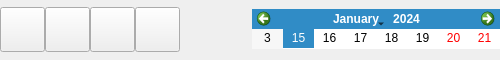
<?xml version="1.0" encoding="UTF-8"?>
<ui version="4.0">
 <class>VSCPlayControl</class>
 <widget class="QWidget" name="VSCPlayControl">
  <property name="geometry">
   <rect>
    <x>0</x>
    <y>0</y>
    <width>500</width>
    <height>60</height>
   </rect>
  </property>
  <property name="maximumSize">
   <size>
    <width>500</width>
    <height>60</height>
   </size>
  </property>
  <property name="windowTitle">
   <string>VSC</string>
  </property>
  <property name="windowIcon">
   <iconset resource="vscmainwindows.qrc">
    <normaloff>:/logo/resources/vscsmall.jpg</normaloff>:/logo/resources/vscsmall.jpg</iconset>
  </property>
  <layout class="QGridLayout" name="gridLayout">
   <property name="leftMargin">
    <number>0</number>
   </property>
   <property name="topMargin">
    <number>0</number>
   </property>
   <property name="rightMargin">
    <number>0</number>
   </property>
   <property name="bottomMargin">
    <number>0</number>
   </property>
   <property name="spacing">
    <number>0</number>
   </property>
   <item row="0" column="0">
    <layout class="QHBoxLayout" name="horizontalLayout">
     <item>
      <widget class="QPushButton" name="pushButton">
       <property name="minimumSize">
        <size>
         <width>45</width>
         <height>45</height>
        </size>
       </property>
       <property name="maximumSize">
        <size>
         <width>45</width>
         <height>45</height>
        </size>
       </property>
       <property name="text">
        <string/>
       </property>
       <property name="icon">
        <iconset resource="vscmainwindows.qrc">
         <normaloff>:/view/resources/media-playback.png</normaloff>:/view/resources/media-playback.png</iconset>
       </property>
       <property name="iconSize">
        <size>
         <width>45</width>
         <height>45</height>
        </size>
       </property>
      </widget>
     </item>
     <item>
      <widget class="QPushButton" name="pushButton_2">
       <property name="minimumSize">
        <size>
         <width>45</width>
         <height>45</height>
        </size>
       </property>
       <property name="maximumSize">
        <size>
         <width>45</width>
         <height>45</height>
        </size>
       </property>
       <property name="text">
        <string/>
       </property>
       <property name="icon">
        <iconset resource="vscmainwindows.qrc">
         <normaloff>:/view/resources/playback-pause.png</normaloff>:/view/resources/playback-pause.png</iconset>
       </property>
       <property name="iconSize">
        <size>
         <width>45</width>
         <height>45</height>
        </size>
       </property>
      </widget>
     </item>
     <item>
      <widget class="QPushButton" name="pushButton_3">
       <property name="minimumSize">
        <size>
         <width>45</width>
         <height>45</height>
        </size>
       </property>
       <property name="maximumSize">
        <size>
         <width>45</width>
         <height>45</height>
        </size>
       </property>
       <property name="text">
        <string/>
       </property>
       <property name="icon">
        <iconset resource="vscmainwindows.qrc">
         <normaloff>:/view/resources/playback-stop.png</normaloff>:/view/resources/playback-stop.png</iconset>
       </property>
       <property name="iconSize">
        <size>
         <width>45</width>
         <height>45</height>
        </size>
       </property>
      </widget>
     </item>
     <item>
      <widget class="QPushButton" name="pushButton_4">
       <property name="minimumSize">
        <size>
         <width>45</width>
         <height>45</height>
        </size>
       </property>
       <property name="maximumSize">
        <size>
         <width>45</width>
         <height>45</height>
        </size>
       </property>
       <property name="text">
        <string/>
       </property>
       <property name="icon">
        <iconset resource="vscmainwindows.qrc">
         <normaloff>:/view/resources/media-r-playback.png</normaloff>:/view/resources/media-r-playback.png</iconset>
       </property>
       <property name="iconSize">
        <size>
         <width>45</width>
         <height>45</height>
        </size>
       </property>
      </widget>
     </item>
     <item>
      <spacer name="horizontalSpacer">
       <property name="orientation">
        <enum>Qt::Horizontal</enum>
       </property>
       <property name="sizeHint" stdset="0">
        <size>
         <width>40</width>
         <height>20</height>
        </size>
       </property>
      </spacer>
     </item>
     <item>
      <widget class="QCalendarWidget" name="calendarWidget">
       <property name="maximumSize">
        <size>
         <width>16777215</width>
         <height>40</height>
        </size>
       </property>
      </widget>
     </item>
    </layout>
   </item>
  </layout>
 </widget>
 <resources>
  <include location="vscmainwindows.qrc"/>
 </resources>
 <connections/>
</ui>
